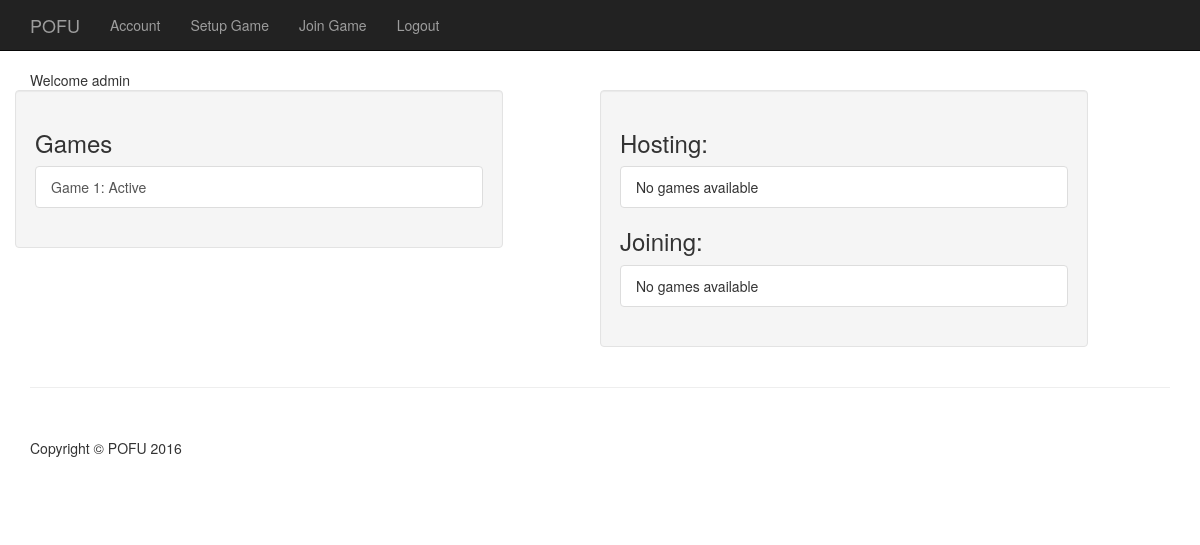
Page /users/home/ (signed in) on the earlier database version.
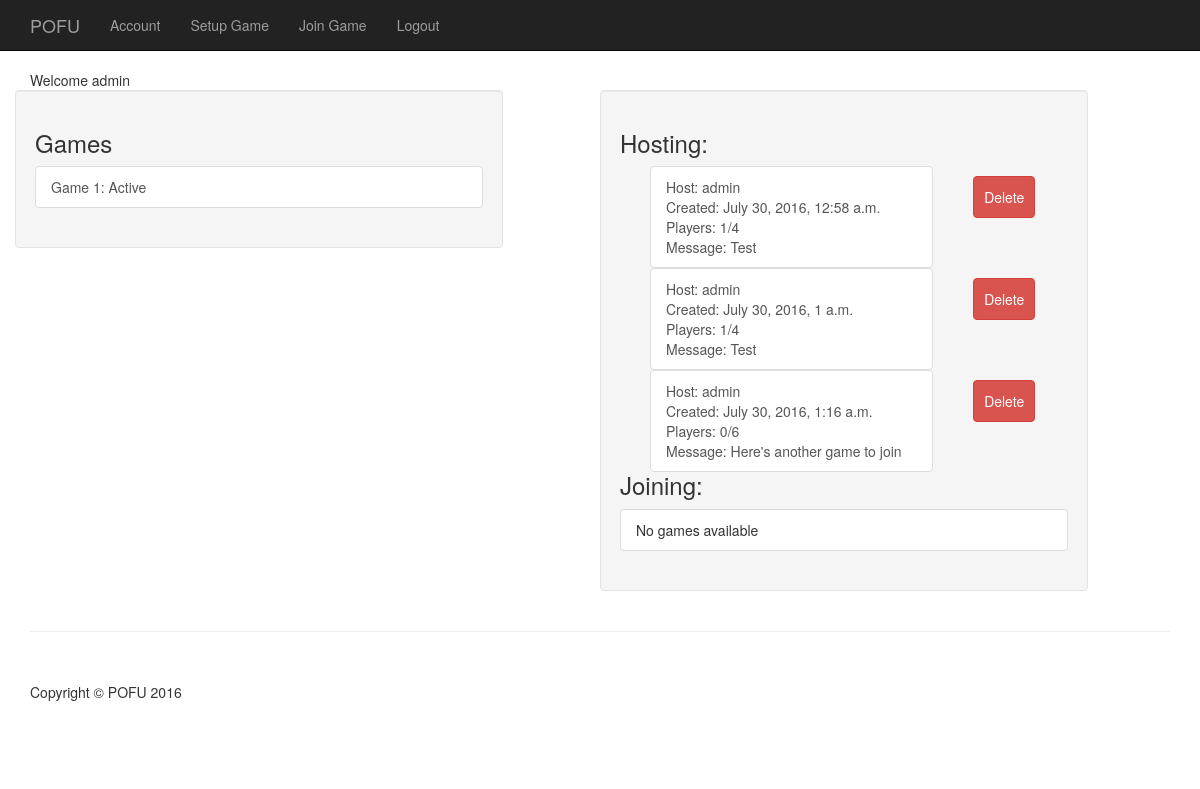
Same page on the later database version.
### game/models.py (models this page shows, shortened)
class Game(models.Model):
    status = models.CharField(max_length=1, default='A', choices=GAME_STATUS)
    title = models.CharField(max_length=50)
    host = models.ForeignKey(User, null=True)
    objects = GamesManager()
    def __str__(self):
        return "Game " + str(self.id)

class Setup(models.Model):
    num_players = models.IntegerField(verbose_name="Number of Players",
                                      help_text="2-8 players",
                                      validators=[MinValueValidator(2, message="Must have at least 2 players"),
                                                  MaxValueValidator(8, message="Cannot have more than 8 players")])
    host = models.ForeignKey(User, null=True)
    timestamp = models.DateTimeField(auto_now_add=True)
    message = models.CharField(max_length=300, blank=True)
    objects = SetupManager()
    def joined(self):
        return self.invitation_set.count()

### users/views.py (the view)
@login_required
def home(request):
    my_games = Game.objects.games_for_user(request.user)
    joining = Setup.objects.setups_for_user(request.user)
    hosting = Setup.objects.filter(host=request.user)
    context = {'my_games': my_games,
               'joining': joining,
               'hosting': hosting}
    return render(request, 'users/home.html', context)

### game/models.py (called while the page is built)
    def games_for_user(self, user):
        return super(GamesManager, self).get_queryset().filter(
            models.Q(player__user_id=user.id))

    def setups_for_user(self, user):
        return super(SetupManager, self).get_queryset().filter(
            models.Q(invitation__user_id=user.id))

### users/templates/users/home.html
{% extends 'base.html' %}
{% block content %}
<div class="row">
    <div class="col-md-12" id="header">
        Welcome {{ user.username }}
    </div>
    <div class="well col-md-5">
        {% include "game/game_list_snippet.html" with header="Games" game_list=my_games %}
    </div>
    <div class="well col-md-5 col-md-push-1">
        <div>
            <h3 class="panel-header">Hosting:</h3>
            <div class="list-group">
                {% for game in hosting %}
                    <div class="col-md-12">
                        <div class="col-md-9">
                            <a class="list-group-item" href="#">
                                Host: {{ game.host }} <br>
                                Created: {{ game.timestamp }}<br>
                                Players: {{ game.joined }}/{{ game.num_players }}<br>
                                Message: {{ game.message }}
                            </a>
                        </div>
                        <div class="col-md-3">
                            <a href="{% url 'game:delete' pk=game.id %}" class="btn btn-danger" role="button">Delete</a>
                        </div>
                    </div>
                {% empty %}
                    <span class="list-group-item">No games available</span>
                {% endfor %}
            </div>
            <h3 class="panel-header">Joining:</h3>
            <div class="list-group">
                {% for game in joining %}
                    <a class="list-group-item" href="#">
                        Host: {{ game.host }} <br>
                        Created: {{ game.timestamp }}<br>
                        Players: {{ game.joined }}/{{ game.num_players }}<br>
                        Message: {{ game.message }}
                    </a>
                {% empty %}
                    <span class="list-group-item">No games available</span>
                {% endfor %}
            </div>
        </div>
    </div>
</div>
{% endblock content %}

### game/templates/game/game_list_snippet.html
<h3 class="panel-header">{{ header }}</h3>
<div class="list-group">
    {% for game in game_list %}
        <a class="list-group-item" href="#">
            {{ game }}:
            {{ game.get_status_display }}
        </a>
    {% empty %}
        <span class="list-group-item">No games available</span>
    {% endfor %}
</div>

Differences in the rows shown:
added Setup: host "admin", timestamp "July 30, 2016, 12:58 a.m.", joined "1", num_players "4", message "Test"
added Setup: host "admin", timestamp "July 30, 2016, 1 a.m.", joined "1", num_players "4", message "Test"
added Setup: host "admin", timestamp "July 30, 2016, 1:16 a.m.", joined "0", num_players "6", message "Here's another game to join"
Other differences:
text no longer shown: "No games available"
